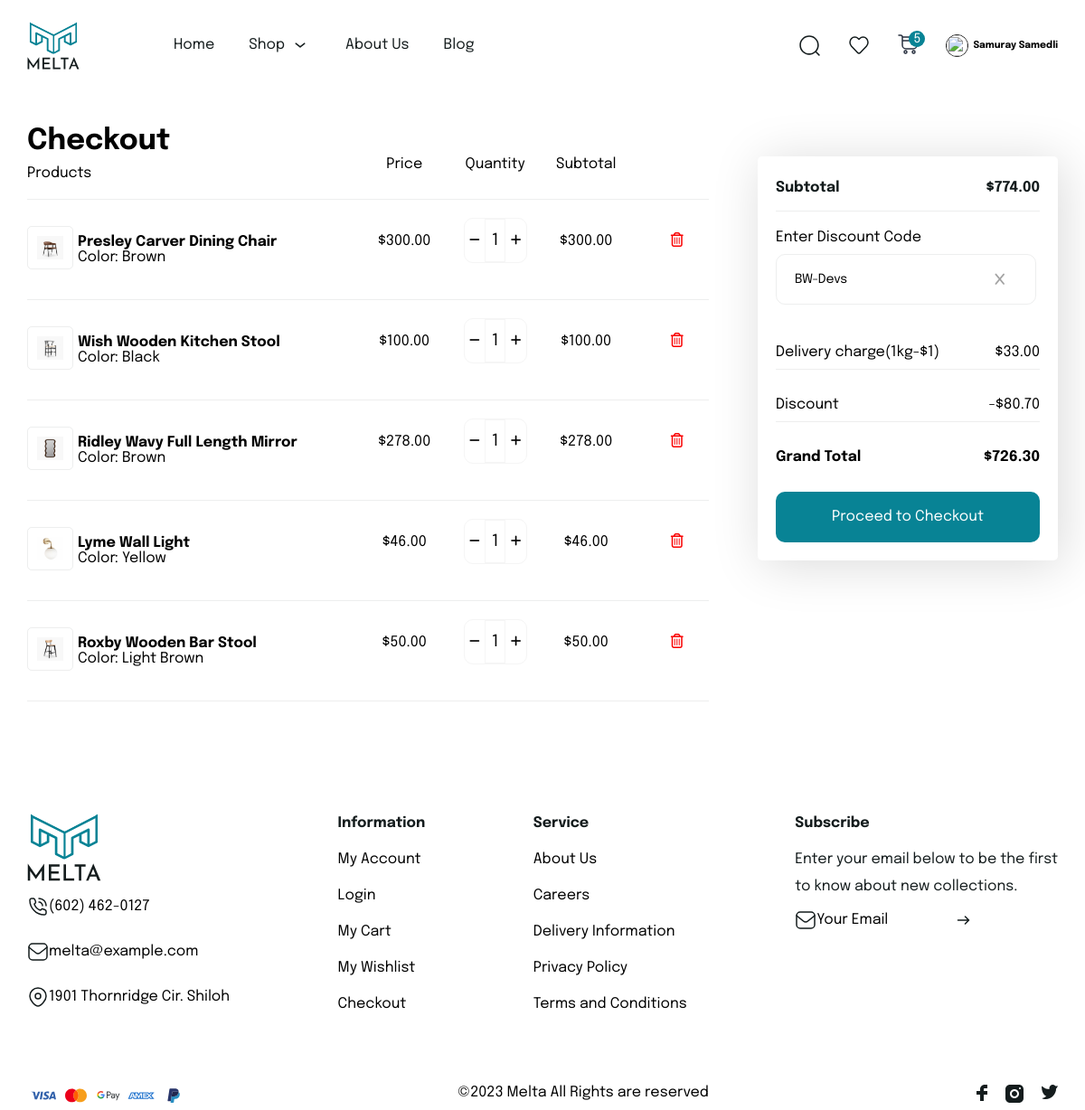
Screenshot of /checkout/ (signed in) with the database file from the repository.
### home/models.py (models this page shows, shortened)
class Order(models.Model):
    product = models.ForeignKey(Products,related_name='order', on_delete=models.CASCADE)
    customers = models.ForeignKey(User,on_delete=models.CASCADE)
    quantity = models.IntegerField(default=1)
    price = models.IntegerField()
    date = models.DateTimeField(auto_now_add=True)
    status = models.BooleanField(default=False)
    delivery = models.IntegerField(default=5,blank=True)
    discounts= models.ForeignKey(Discounts,null=True,db_constraint=False,on_delete=models.CASCADE,blank=True )

class Products(models.Model):
    name = models.CharField(max_length=60, blank=True)
    brand = models.ForeignKey(Brand, on_delete=models.CASCADE, related_name='products')
    price = models.BigIntegerField()
    color = models.ForeignKey(Color, on_delete=models.CASCADE, related_name='products')
    category = models.ForeignKey(Products_Categories, on_delete=models.CASCADE, related_name='products')
    descriptions=models.TextField( default=1  )
    weight = models.DecimalField( default=1.1 ,max_digits=5, decimal_places=2)
    width = models.DecimalField(default=1.1,max_digits=5, decimal_places=2)
    height = models.DecimalField(default=1.1,max_digits=5, decimal_places=2)
    depth = models.DecimalField(default=1.1,max_digits=5, decimal_places=2)
    instock = models.BooleanField(default=True)
    material = models.ManyToManyField(ProductMaterials,related_name='products', blank=True)
    def get_main_image(self):
        first_image = self.images.first()
        return first_image.images.url if first_image else None

class ProductImage(models.Model):
    product = models.ForeignKey(Products, related_name='images', on_delete=models.CASCADE)
    images = models.ImageField(upload_to='product_images/')

class Color(models.Model):
    clName=models.CharField(max_length=40)
    color_code = models.CharField(max_length=7, blank=True)

class UserOrderSummary(models.Model):
    user = models.OneToOneField(User,on_delete=models.CASCADE)
    discounts= models.ForeignKey(Discounts,null=True,db_constraint=False,on_delete=models.CASCADE,blank=True )
    discount_value= models.DecimalField(max_digits=10,decimal_places=2,default=0)
    subtotal= models.DecimalField(max_digits=10,decimal_places=2,default=0)
    payments = models.ForeignKey(Payments , null=True, blank=True,on_delete=models.CASCADE)
    address = models.ForeignKey(UserAddress, on_delete=models.SET_NULL, null=True, blank=True)
    total_delivery_cost= models.DecimalField(max_digits=10,decimal_places=2,default=0)
    grand_total= models.DecimalField(max_digits=10,decimal_places=2,default=0)
    def get_orders_by_customer(self,customers):
        orders = Order.objects.filter(customers=customers, status=False).order_by('-date')
        subtotalPrice = orders.aggregate(total_subtotal=Sum('price'))['total_subtotal'] or 0
        total_weight = sum(order.product.weight * order.quantity for order in orders)
        self.total_delivery_cost = Decimal(math.ceil(total_weight)).quantize(Decimal('1.00'), rounding=ROUND_UP)
        self.subtotal = Decimal(subtotalPrice).quantize(Decimal('1.00'), rounding=ROUND_UP)
        self.grand_total = subtotalPrice + self.total_delivery_cost
        self.save()
    def get_orders_discount(self,discount_code):
        discount= Discounts.objects.get(code=discount_code,is_active=True)
        if discount.discount_type == "percentage":
            discount_value= min((self.grand_total*discount.discount_amount)/100,discount.max_discount_amount)
        elif discount.discount_type == 'fixed':
            discount_value= discount.discount_amount
        self.discounts = discount
        if self.subtotal > 0 and self.discounts:
            self.discount_value = Decimal(discount_value ).quantize(Decimal('1.00'),rounding=ROUND_UP)
            self.grand_total = self.grand_total - self.discount_value
        else:
            self.discount_value = 0
            self.discounts = None
        self.save()

class Discounts(models.Model):
    code = models.CharField(max_length=50,unique=True)
    discount_type = models.CharField(max_length=50,choices=[('percentage', 'Percentage'), ('fixed', 'Fixed Amount')])
    discount_amount = models.DecimalField(max_digits=5, decimal_places=2)
    max_discount_amount = models.DecimalField(max_digits=5,decimal_places=2)
    is_active = models.BooleanField(default=True)
    def __str__(self):
        return self.code

### home/views.py (the view)
# urls.py: path('checkout/',checkout_view, name='checkout'),
def checkout_view(request):
    order = Order.objects.filter(customers=request.user, status=False)
    order_count = order.count()
    user_order_summary = UserOrderSummary.objects.get(user=request.user)
    user_order_summary.get_orders_by_customer(request.user)
    if user_order_summary.discounts:
        user_order_summary.get_orders_discount(user_order_summary.discounts)
    context={
        'user_order_summary':user_order_summary,
        'order':order,
        'order_count':order_count,
    }
    return render(request,'checkout.html',context)

### templates/checkout.html (shortened to what this page needs)
{% extends "base.html" %}
{% block body %}
<div><h1>Checkout</h1>
<div class="checkout">
    <div class="checkout_left">
      <div class="checkout_fields">
        <div class='checkout_fields_product'>Products</div>
        <div class="fields_detail">
          <span class='fields_det_element'>Price</span>
          <span class='fields_det_element'>Quantity</span>
          <span class='fields_det_element'>Subtotal</span>
        </div>
      </div>
      {% if order %}
      {% for ord in order %}
      <div class="table_row">
        <div class="table_row_detail">
          <a href="{% url 'products-details' ord.product.id %}"><img src="{{  ord.product.get_main_image }}" alt="" id="img_border" /></a>
          <div class="media_text">
            <h4>{{ord.product.name}}</h4>
            <span>Color: {{ord.product.color.clName|title}}</span>
          </div>
        </div>
        <div class="fields_detail">
          <span class='fields_det_element'>${{ord.product.price|floatformat:2}}</span>
          <div class="pro_card_buy fields_det_element">
              <div class="pro_check_count">
                <form action="{% url 'update-order' ord.id %}" method="post">
                  <button id='' onclick="" title="Minus"   type="submit" ><i   class="fa-solid fa-minus"></i></button>
                </form>
                <input readonly type="number" class="check_count_input" form="checking_form" value="{{ord.quantity}}" name='quantity' id='pro_count_{{ord.product.id}}'>
                <form action="{% url 'update-order' ord.id %}" method="post">
                  <button id='' onclick="" title="Plus" type="submit"><i id='' class="fa-solid fa-plus"></i></button>
                </form>
              </div>
          </div>
          <span class='fields_det_element'>${{ord.price|floatformat:2}}</span>
          <span class='fields_det_element'>
            <a href="{% url 'delete-order' ord.id %}">
              <i id="delete_card" class="fa-regular fa-trash-can" style="color: #f90101;"></i>
            </a>
          </span>
        </div>
      </div>
      {% endfor %}
      {% else %}
      <p style="color:grey;text-align:center;width:100%;height:100%;margin-top:50px;">You don't have any items added.</p>
      {% endif %}
    </div>
    <div class="checkout_right">
      <div class="subtotal">
        <h4>Subtotal</h4>
        <h4>${{ user_order_summary.subtotal}}</h4>
      </div>
      <div class="">
        <span style="text-align:left;">Enter Discount Code</span>
        <div class="coupon">
          {% if user_order_summary.discounts%}
            <div class="add_coupon_input">
            <div class="add_coupon_code">{{user_order_summary.discounts}}</div>
            <a href="{% url 'delete-discount'%}"><i class="fa-solid fa-x" style="color: #a3a3a3;"></i></a>
          </div>
          {% else %}
            <form class="coupon_input" method="post" action="{% url 'apply-discount' %}">
              {% csrf_token %}
              <input required type="text" id="coupon-code" value="" name="discount_code" placeholder="Enter discount code"/>
              <button type="submit" id="apply-coupon">Apply</button>
            </form>
          {% endif %}
      </div>
    </div>
    <div class="delivery">
      <div>Delivery charge<span>(1kg-$1)</span></div>
      <div>
        ${{user_order_summary.total_delivery_cost}}
      </div>
    </div>
    {% if user_order_summary.discount_value %}
    <div class="delivery">
      <div>Discount</div>
      <div>-${{user_order_summary.discount_value}} </div>
    </div>
    {% endif %}
      <div class="total">
        <h4>Grand Total</h4>
        <h4 >${{user_order_summary.grand_total}}</h4>
      </div>
      {% if user_order_summary.grand_total > 0 %}
      <div class="">
        <a href="{% url 'shipping' %}"><button id="proceed-to-checkout">Proceed to Checkout</button></a>
      </div>
      {% endif %}
    </div>
  </div>
</div>
{% endblock body %}

### templates/base.html (shortened to what this page needs)
{% load static %}
<!DOCTYPE html>
<html lang="en">
<head>
    <link rel="stylesheet" href="https://cdnjs.cloudflare.com/ajax/libs/font-awesome/6.5.1/css/all.min.css" />
    <link rel="stylesheet" href="{% static 'product.css'%}">
    <link rel="stylesheet" href="{%static 'style.css'%}">
</head>
<body>
    <div class="container">
        <div class="navbar">
          <div class="nav">
            <div class="logo_text">
              <a href="{% url 'home' %}">
                <img
                src="/media/navbar-footer_img/homepage_logo.svg"
                alt="header-logo"
                class="header_logo"
              />
              </a>
            </div>
            <ul class="header_menu">
              <li><a href="{% url 'home' %}">Home</a></li>
              <li>
                <a href="{% url 'products' %}">Shop <img src="/media/navbar-footer_img/down.svg" alt="down" /></a>
              </li>
              <li><a href="">About Us</a></li>
              <li><a href="">Blog</a></li>
            </ul>
          </div>
          <div class="nav_login">
            <ul class="header_icon">
              <li style='position:relative;display:flex;align-items:center'>
                  <img onclick='searchClick(event)' style='margin-left:10px;width:25px;height:25px'  src="/media/navbar-footer_img/search_icon.svg" alt="" />
              </li>
              <li>
                  <img src="/media/navbar-footer_img/fav_icon.svg" alt="" />
              </li>
              <li>
                <button id="shop_btn" onclick="card_view()" class="icon_button">
                  <img src="/media/navbar-footer_img/shopbuy_icon.svg" alt="" />
                  <span id="shopcount">{{order_count}}</span>
                </button>
              </li>
            </ul>
            {% if request.user.is_authenticated %}
            <div class="user_navbar">
              <a href="{% url 'my-order' %}">
                <div class="user_img">
                  <img src="https://static.vecteezy.com/system/resources/previews/005/129/844/non_2x/profile-user-icon-isolated-on-white-background-eps10-free-vector.jpg" alt="">
                </div>
                <h6>{{request.user.first_name|title}} {{request.user.last_name|title}}</h6>
              </a>
            </div>
              {% else %}
              <button class="login-button"><span>Login</span></button>
            {% endif %}
          </div>
        </div>
    </div>
    <div class="container">
      <div id='container_body' class="container_body">
    {% block body %}
    {% endblock body %}
     </div>
    </div>
    <div class="container">
    <div>
        <div class="footer">
          <ul>
            <a href="{% url 'home' %}">
              <img
              src="/media/navbar-footer_img/homepage_logo.svg"
              alt="footer-logo"
              class="footer_logo"
            />
            </a>
            <li class="media_icon">
              <a href="tel:+16024620127">
                  <img src="/media/navbar-footer_img/calling.svg" alt="">
                  <span>(602) 462-0127</span>
              </a>
          </li>
            <li class="media_icon">
              <a href="mailto:melta@example.com">
                  <img src="/media/navbar-footer_img/gmail.svg" alt="">
                  <span>melta@example.com</span>
              </a>
          </li>
            <li class="media_icon">
              <a target="_blank" href="https://maps.app.goo.gl/EhKsEKHYkaUzpPF66">
                <img src="/media/navbar-footer_img/location.svg" alt="">
                <span>1901 Thornridge Cir. Shiloh</span>
              </a>
            </li>
          </ul>
          <ul>
            <li><span class="bold">Information</span></li>
            <li><a href="">My Account</a></li>
            <li><a href="">Login</a></li>
            <li><a
            {% if request.user.is_authenticated %}
              href="{% url 'checkout' %}"
            {% else %}
              href=""
            {% endif %}
              >My Cart</a></li>
            <li>
              <a
            {% if request.user.is_authenticated %}
              href=""
            {% else %}
              href=""
            {% endif %}
            >My Wishlist</a>
          </li>
            <li><a
            {% if request.user.is_authenticated %}
              href="{% url 'shipping' %}"
            {% else %}
              href=""
            {% endif %}
            >Checkout</a></li>
          </ul>
          <ul>
            <li><span class="bold">Service</span></li>
            <li>
              <a
                {% if request.user.is_authenticated %}
                href=""
              {% else %}
                href=""
              {% endif %}>
              About Us
              </a>
            </li>
            <li>
                <a
                {% if request.user.is_authenticated %}
                href=""
              {% else %}
                href=""
              {% endif %}
              >Careers</a>
            </li>
            <li>
                <a
                {% if request.user.is_authenticated %}
                href=""
              {% else %}
                href=""
              {% endif %}>
                Delivery Information</a>
            </li>
            <li>
              <a
              {% if request.user.is_authenticated %}
              href=""
            {% else %}
              href=""
            {% endif %}>
              Privacy Policy</a>
            </li>
            <li>
              <a
              {% if request.user.is_authenticated %}
              href=""
            {% else %}
              href=""
            {% endif %}>
              Terms and Conditions</a>
            </li>
          </ul>
          <ul>
            <li><span class="bold">Subscribe</span></li>
            <li>
              Enter your email below to be the first <br> to know about new
              collections.
            </li>
            <li class="gmail">
              <img src="/media/navbar-footer_img/gmail.svg" alt="gmail icon">
               <input placeholder="Your Email" type="email" name="email" id="subscribe_email">
              <img src="/media/navbar-footer_img/right.svg" alt="right icon"></li>
          </ul>
        </div>
        <br><br>
        <div class="footer_end">
          <ul class="pay_card">
              <li><img src="/media/navbar-footer_img/Visa.svg" alt="Visa"></li>
              <li><img src="/media/navbar-footer_img/Mastercard.svg" alt="Mastercard"></li>
              <li><img src="/media/navbar-footer_img/GooglePay.svg" alt="GooglePay"></li>
              <li><img src="/media/navbar-footer_img/Amex.svg" alt="Amex"></li>
              <li><img src="/media/navbar-footer_img/PayPal.svg" alt="PayPal"></li>
          </ul>
          <span>©2023 Melta All Rights are reserved️ </span>
          <ul class="social">
              <li><a target="_blank" href="https://www.facebook.com/codersaz">
                <img src="/media/navbar-footer_img/fb.svg" alt="facebook icon">
              </a></li>
              <li><a target="_blank" href="https://www.instagram.com/codersazerbaijan?utm_source=ig_web_button_share_sheet&igsh=ZDNlZDc0MzIxNw=="><img src="/media/navbar-footer_img/instagram.svg" alt="instagram icon"></a></li>
              <li><img src="/media/navbar-footer_img/twitter.svg" alt="twitter icon"></li>
          </ul>
      </div>
    </div>
    </div>
</body>
</html>

### rows the page displays
Order: product.get_main_image (picture), product.name "Presley Carver Dining Chair", product.color.clName "Brown", product.price "300.00", quantity "1", price "300.00"
Order: product.get_main_image (picture), product.name "Wish Wooden Kitchen Stool", product.color.clName "Black", product.price "100.00", quantity "1", price "100.00"
Order: product.get_main_image (picture), product.name "Ridley Wavy Full Length Mirror", product.color.clName "Brown", product.price "278.00", quantity "1", price "278.00"
Order: product.get_main_image (picture), product.name "Lyme Wall Light", product.color.clName "Yellow", product.price "46.00", quantity "1", price "46.00"
Order: product.get_main_image (picture), product.name "Roxby Wooden Bar Stool", product.color.clName "Light Brown", product.price "50.00", quantity "1", price "50.00"
UserOrderSummary: subtotal "774.00", discounts "BW-Devs", total_delivery_cost "33.00", discount_value "80.70", grand_total "726.30"

### other values shown
{{ order_count }} "5"
{{ request.user.first_name|title }} "Samuray"
{{ request.user.last_name|title }} "Samedli"
